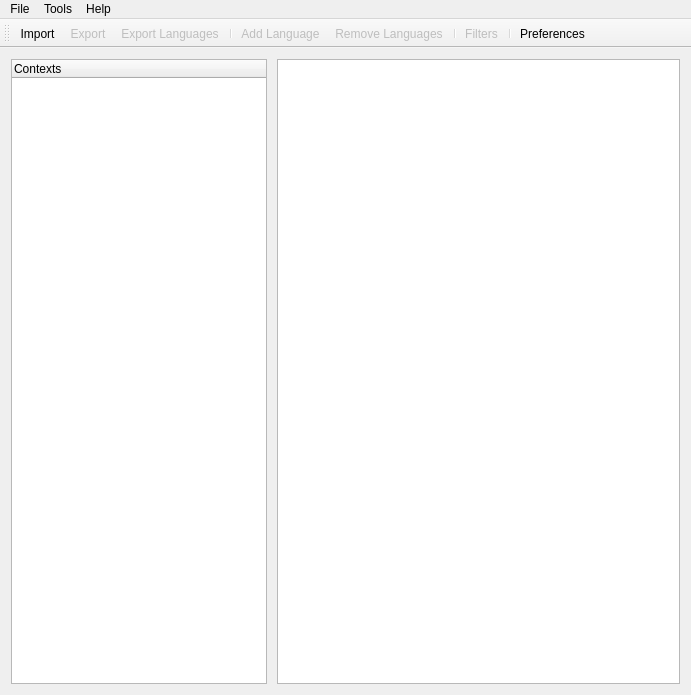
<?xml version="1.0" encoding="UTF-8"?>
<ui version="4.0">
 <class>MainWindow</class>
 <widget class="QMainWindow" name="MainWindow">
  <property name="geometry">
   <rect>
    <x>0</x>
    <y>0</y>
    <width>691</width>
    <height>695</height>
   </rect>
  </property>
  <property name="sizePolicy">
   <sizepolicy hsizetype="Preferred" vsizetype="Expanding">
    <horstretch>0</horstretch>
    <verstretch>0</verstretch>
   </sizepolicy>
  </property>
  <property name="windowTitle">
   <string>ElcoLinguist</string>
  </property>
  <property name="windowIcon">
   <iconset>
    <normaloff>:/icons/icons/el.png</normaloff>:/icons/icons/el.png</iconset>
  </property>
  <widget class="QWidget" name="centralWidget">
   <property name="sizePolicy">
    <sizepolicy hsizetype="Maximum" vsizetype="Maximum">
     <horstretch>0</horstretch>
     <verstretch>0</verstretch>
    </sizepolicy>
   </property>
   <layout class="QVBoxLayout" name="verticalLayout">
    <item>
     <layout class="QHBoxLayout" name="horizontalLayout">
      <property name="spacing">
       <number>0</number>
      </property>
      <property name="sizeConstraint">
       <enum>QLayout::SetFixedSize</enum>
      </property>
      <item>
       <widget class="QTreeWidget" name="contextTree">
        <property name="sizePolicy">
         <sizepolicy hsizetype="Fixed" vsizetype="Expanding">
          <horstretch>0</horstretch>
          <verstretch>0</verstretch>
         </sizepolicy>
        </property>
        <property name="maximumSize">
         <size>
          <width>13000000</width>
          <height>16777215</height>
         </size>
        </property>
        <column>
         <property name="text">
          <string>Contexts</string>
         </property>
        </column>
       </widget>
      </item>
      <item>
       <spacer name="horizontalSpacer">
        <property name="orientation">
         <enum>Qt::Horizontal</enum>
        </property>
        <property name="sizeType">
         <enum>QSizePolicy::Fixed</enum>
        </property>
        <property name="sizeHint" stdset="0">
         <size>
          <width>10</width>
          <height>20</height>
         </size>
        </property>
       </spacer>
      </item>
      <item>
       <widget class="QTableView" name="languageTable"/>
      </item>
     </layout>
    </item>
   </layout>
  </widget>
  <widget class="QToolBar" name="topToolBar">
   <property name="windowTitle">
    <string>toolBar</string>
   </property>
   <property name="toolTip">
    <string/>
   </property>
   <attribute name="toolBarArea">
    <enum>TopToolBarArea</enum>
   </attribute>
   <attribute name="toolBarBreak">
    <bool>false</bool>
   </attribute>
   <addaction name="actionImport"/>
   <addaction name="actionExport"/>
   <addaction name="actionExport_Languages"/>
   <addaction name="separator"/>
   <addaction name="actionAdd_Language"/>
   <addaction name="actionRemove_Languages"/>
   <addaction name="separator"/>
   <addaction name="actionFilters"/>
   <addaction name="separator"/>
   <addaction name="actionPreferences"/>
  </widget>
  <widget class="QMenuBar" name="menuBar">
   <property name="geometry">
    <rect>
     <x>0</x>
     <y>0</y>
     <width>691</width>
     <height>22</height>
    </rect>
   </property>
   <widget class="QMenu" name="menuFile">
    <property name="title">
     <string>File</string>
    </property>
    <addaction name="actionExport"/>
    <addaction name="actionImport"/>
    <addaction name="actionExport_Languages"/>
    <addaction name="separator"/>
    <addaction name="actionPreferences"/>
   </widget>
   <widget class="QMenu" name="menuTools">
    <property name="title">
     <string>Tools</string>
    </property>
    <addaction name="actionAdd_Language"/>
    <addaction name="actionRemove_Languages"/>
    <addaction name="separator"/>
    <addaction name="actionFilters"/>
   </widget>
   <widget class="QMenu" name="menuHelp">
    <property name="title">
     <string>Help</string>
    </property>
    <addaction name="actionAbout"/>
   </widget>
   <addaction name="menuFile"/>
   <addaction name="menuTools"/>
   <addaction name="menuHelp"/>
  </widget>
  <action name="actionExport">
   <property name="enabled">
    <bool>false</bool>
   </property>
   <property name="icon">
    <iconset>
     <normaloff>:/icons/icons/gnome_export.png</normaloff>:/icons/icons/gnome_export.png</iconset>
   </property>
   <property name="text">
    <string>Export</string>
   </property>
  </action>
  <action name="actionImport">
   <property name="icon">
    <iconset>
     <normalon>:/icons/icons/gnome_import.png</normalon>
    </iconset>
   </property>
   <property name="text">
    <string>Import</string>
   </property>
  </action>
  <action name="actionAdd_Language">
   <property name="enabled">
    <bool>false</bool>
   </property>
   <property name="icon">
    <iconset>
     <normalon>:/icons/icons/Gnome-List-Add-64.png</normalon>
    </iconset>
   </property>
   <property name="text">
    <string>Add Language</string>
   </property>
  </action>
  <action name="actionRemove_Languages">
   <property name="enabled">
    <bool>false</bool>
   </property>
   <property name="icon">
    <iconset>
     <normalon>:/icons/icons/Gnome-List-Remove-64.png</normalon>
    </iconset>
   </property>
   <property name="text">
    <string>Remove Languages</string>
   </property>
  </action>
  <action name="actionFilters">
   <property name="enabled">
    <bool>false</bool>
   </property>
   <property name="icon">
    <iconset>
     <normalon>:/icons/icons/Gnome-Logviewer-64.png</normalon>
    </iconset>
   </property>
   <property name="text">
    <string>Filters</string>
   </property>
  </action>
  <action name="actionAbout">
   <property name="icon">
    <iconset>
     <normalon>:/icons/icons/el.png</normalon>
    </iconset>
   </property>
   <property name="text">
    <string>About</string>
   </property>
  </action>
  <action name="actionPreferences">
   <property name="icon">
    <iconset>
     <normaloff>:/icons/icons/Gnome-System-Run-64.png</normaloff>:/icons/icons/Gnome-System-Run-64.png</iconset>
   </property>
   <property name="text">
    <string>Preferences</string>
   </property>
  </action>
  <action name="actionExport_Languages">
   <property name="enabled">
    <bool>false</bool>
   </property>
   <property name="icon">
    <iconset>
     <normalon>:/icons/icons/select_all.png</normalon>
    </iconset>
   </property>
   <property name="text">
    <string>Export Languages</string>
   </property>
  </action>
 </widget>
 <layoutdefault spacing="6" margin="11"/>
 <resources/>
 <connections/>
</ui>
